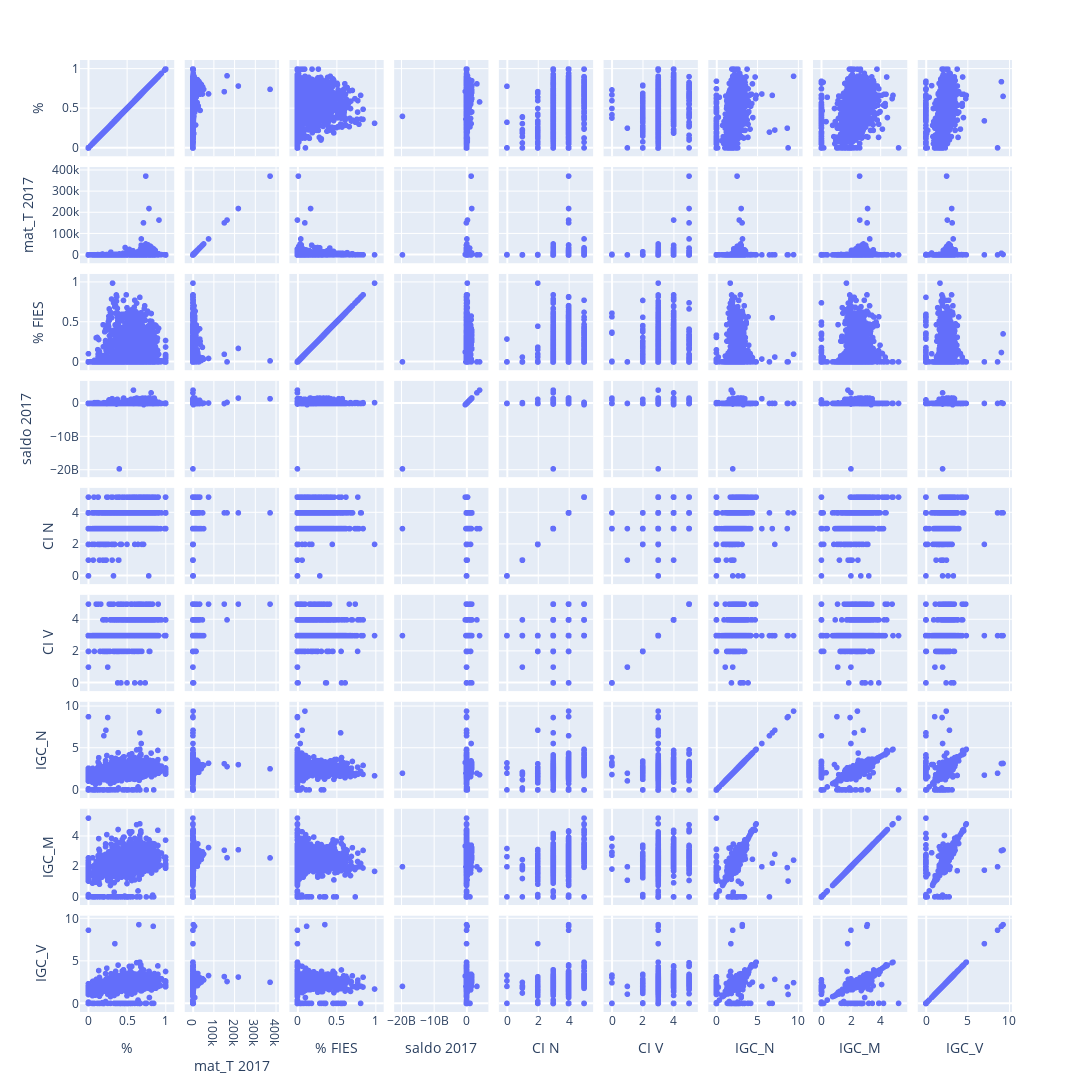

Notebook code for this chart:
### Code cell
grafico = px.scatter_matrix(df, dimensions=[ '%', 'mat_T 2017', '% FIES', 
                                            'saldo 2017', 'CI N', 'CI V', 'IGC_N', 'IGC_M', 'IGC_V'], width=4000, height=2000)
grafico.show();

### Figure 1 — Plotly figure (JSON) as saved in the notebook; plotly's stock layout.template omitted (floating-point values rounded to 4 significant figures; data arrays with more than 128 entries replaced by an {"elided": "..."} marker saying what was removed)
{"data": [{"dimensions": [{"axis": {"matches": true}, "label": "%", "values": {"elided": "2177 float values"}}, {"axis": {"matches": true}, "label": "mat_T 2017", "values": {"elided": "2177 int values"}}, {"axis": {"matches": true}, "label": "% FIES", "values": {"elided": "2177 float values"}}, {"axis": {"matches": true}, "label": "saldo 2017", "values": {"elided": "2177 float values"}}, {"axis": {"matches": true}, "label": "CI N", "values": {"elided": "2177 int values"}}, {"axis": {"matches": true}, "label": "CI V", "values": {"elided": "2177 int values"}}, {"axis": {"matches": true}, "label": "IGC_N", "values": {"elided": "2177 float values"}}, {"axis": {"matches": true}, "label": "IGC_M", "values": {"elided": "2177 float values"}}, {"axis": {"matches": true}, "label": "IGC_V", "values": {"elided": "2177 float values"}}], "hovertemplate": "%{xaxis.title.text}=%{x}<br>%{yaxis.title.text}=%{y}<extra></extra>", "legendgroup": "", "marker": {"color": "#636efa", "symbol": "circle"}, "name": "", "showlegend": false, "type": "splom"}], "layout": {"dragmode": "select", "height": 2000, "legend": {"tracegroupgap": 0}, "margin": {"t": 60}, "width": 4000}}
